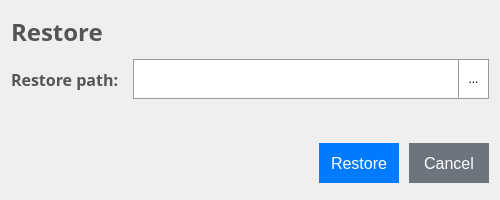
<?xml version="1.0" encoding="UTF-8"?>
<ui version="4.0">
 <class>RestoreWindow</class>
 <widget class="QWidget" name="RestoreWindow">
  <property name="geometry">
   <rect>
    <x>0</x>
    <y>0</y>
    <width>500</width>
    <height>200</height>
   </rect>
  </property>
  <property name="windowTitle">
   <string>Restore</string>
  </property>
  <layout class="QGridLayout" name="gridLayout">
   <property name="horizontalSpacing">
    <number>10</number>
   </property>
   <property name="verticalSpacing">
    <number>0</number>
   </property>
   <item row="0" column="0">
    <widget class="QWidget" name="horizontalWidget_2" native="true">
     <property name="sizePolicy">
      <sizepolicy hsizetype="Preferred" vsizetype="Fixed">
       <horstretch>0</horstretch>
       <verstretch>0</verstretch>
      </sizepolicy>
     </property>
     <property name="minimumSize">
      <size>
       <width>0</width>
       <height>40</height>
      </size>
     </property>
     <property name="maximumSize">
      <size>
       <width>16777215</width>
       <height>40</height>
      </size>
     </property>
     <layout class="QHBoxLayout" name="horizontalLayout">
      <property name="leftMargin">
       <number>0</number>
      </property>
      <property name="topMargin">
       <number>0</number>
      </property>
      <property name="rightMargin">
       <number>0</number>
      </property>
      <property name="bottomMargin">
       <number>0</number>
      </property>
      <item alignment="Qt::AlignTop">
       <widget class="QLabel" name="OpenHead">
        <property name="sizePolicy">
         <sizepolicy hsizetype="Preferred" vsizetype="Fixed">
          <horstretch>0</horstretch>
          <verstretch>0</verstretch>
         </sizepolicy>
        </property>
        <property name="font">
         <font>
          <family>Segoe UI Semibold</family>
          <pointsize>18</pointsize>
          <weight>62</weight>
          <bold>true</bold>
         </font>
        </property>
        <property name="styleSheet">
         <string notr="true">color: #555;
font-weight: 500;</string>
        </property>
        <property name="text">
         <string>Restore</string>
        </property>
       </widget>
      </item>
     </layout>
    </widget>
   </item>
   <item row="1" column="0">
    <widget class="QLabel" name="patch">
     <property name="sizePolicy">
      <sizepolicy hsizetype="Fixed" vsizetype="Fixed">
       <horstretch>0</horstretch>
       <verstretch>0</verstretch>
      </sizepolicy>
     </property>
     <property name="minimumSize">
      <size>
       <width>0</width>
       <height>40</height>
      </size>
     </property>
     <property name="maximumSize">
      <size>
       <width>16777215</width>
       <height>40</height>
      </size>
     </property>
     <property name="font">
      <font>
       <family>Segoe UI Semibold</family>
       <pointsize>12</pointsize>
       <weight>75</weight>
       <bold>true</bold>
      </font>
     </property>
     <property name="styleSheet">
      <string notr="true"> color: #555;</string>
     </property>
     <property name="text">
      <string>Restore path: </string>
     </property>
    </widget>
   </item>
   <item row="1" column="1" colspan="3">
    <widget class="QWidget" name="horizontalWidget" native="true">
     <property name="sizePolicy">
      <sizepolicy hsizetype="Preferred" vsizetype="Fixed">
       <horstretch>0</horstretch>
       <verstretch>0</verstretch>
      </sizepolicy>
     </property>
     <layout class="QHBoxLayout" name="horizontalLayout_3">
      <property name="spacing">
       <number>0</number>
      </property>
      <property name="leftMargin">
       <number>0</number>
      </property>
      <property name="topMargin">
       <number>0</number>
      </property>
      <property name="rightMargin">
       <number>0</number>
      </property>
      <property name="bottomMargin">
       <number>0</number>
      </property>
      <item>
       <widget class="QLineEdit" name="InputPath">
        <property name="minimumSize">
         <size>
          <width>200</width>
          <height>40</height>
         </size>
        </property>
        <property name="maximumSize">
         <size>
          <width>16777215</width>
          <height>40</height>
         </size>
        </property>
        <property name="styleSheet">
         <string notr="true">#InputPath {
	border: 1px solid #999;
}


#InputPath:focus {
	border-color: #80bdff;
}</string>
        </property>
       </widget>
      </item>
      <item>
       <widget class="QPushButton" name="pushButton">
        <property name="sizePolicy">
         <sizepolicy hsizetype="Fixed" vsizetype="Fixed">
          <horstretch>0</horstretch>
          <verstretch>0</verstretch>
         </sizepolicy>
        </property>
        <property name="minimumSize">
         <size>
          <width>30</width>
          <height>40</height>
         </size>
        </property>
        <property name="maximumSize">
         <size>
          <width>30</width>
          <height>16777215</height>
         </size>
        </property>
        <property name="styleSheet">
         <string notr="true">border: 1px solid #999;
border-left: 0px;
background-color: rgb(255, 255, 255);</string>
        </property>
        <property name="text">
         <string>...</string>
        </property>
       </widget>
      </item>
     </layout>
    </widget>
   </item>
   <item row="2" column="1">
    <spacer name="verticalSpacer">
     <property name="orientation">
      <enum>Qt::Vertical</enum>
     </property>
     <property name="sizeType">
      <enum>QSizePolicy::Fixed</enum>
     </property>
     <property name="sizeHint" stdset="0">
      <size>
       <width>20</width>
       <height>40</height>
      </size>
     </property>
    </spacer>
   </item>
   <item row="3" column="2">
    <widget class="QPushButton" name="Open">
     <property name="sizePolicy">
      <sizepolicy hsizetype="Fixed" vsizetype="Fixed">
       <horstretch>0</horstretch>
       <verstretch>0</verstretch>
      </sizepolicy>
     </property>
     <property name="maximumSize">
      <size>
       <width>80</width>
       <height>40</height>
      </size>
     </property>
     <property name="font">
      <font>
       <family>Segoe UI</family>
       <pointsize>12</pointsize>
      </font>
     </property>
     <property name="styleSheet">
      <string notr="true">QPushButton {
    color: #fff;
	background-color: #007bff;
	border: 1px solid #007bff;
}
QPushButton:hover {
	background-color: #0069d9;
    border-color: #0062cc;
}</string>
     </property>
     <property name="text">
      <string>Restore</string>
     </property>
    </widget>
   </item>
   <item row="3" column="3">
    <widget class="QPushButton" name="Cancel">
     <property name="sizePolicy">
      <sizepolicy hsizetype="Fixed" vsizetype="Fixed">
       <horstretch>0</horstretch>
       <verstretch>0</verstretch>
      </sizepolicy>
     </property>
     <property name="maximumSize">
      <size>
       <width>80</width>
       <height>40</height>
      </size>
     </property>
     <property name="font">
      <font>
       <family>Segoe UI</family>
       <pointsize>12</pointsize>
      </font>
     </property>
     <property name="styleSheet">
      <string notr="true">QPushButton {
    color: #fff;
    background-color: #6c757d;
    border: none;
}
QPushButton:hover {
	background-color: #5a6268;
}</string>
     </property>
     <property name="text">
      <string>Cancel</string>
     </property>
    </widget>
   </item>
  </layout>
 </widget>
 <resources/>
 <connections/>
</ui>
